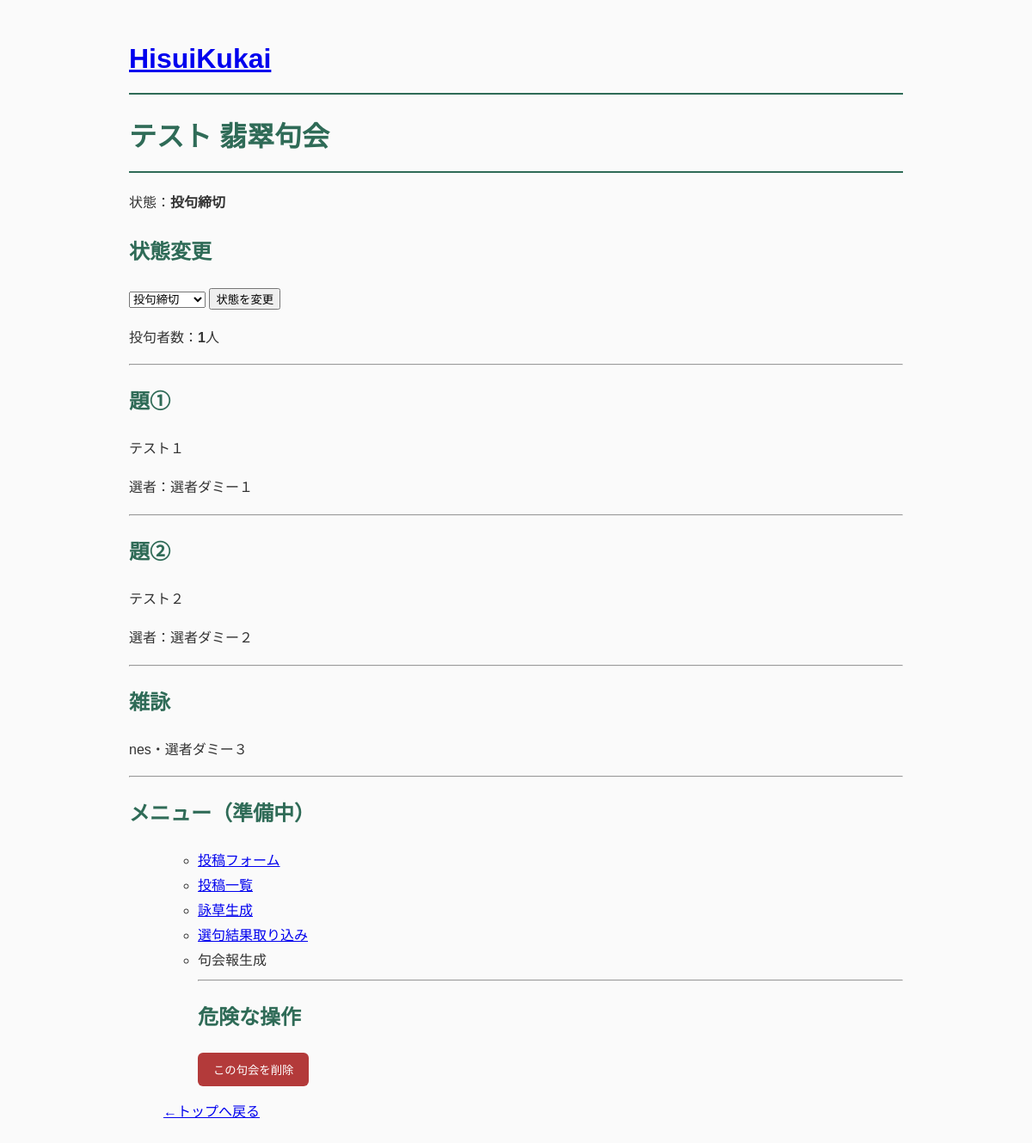
Page /contest/3 on the earlier database version.
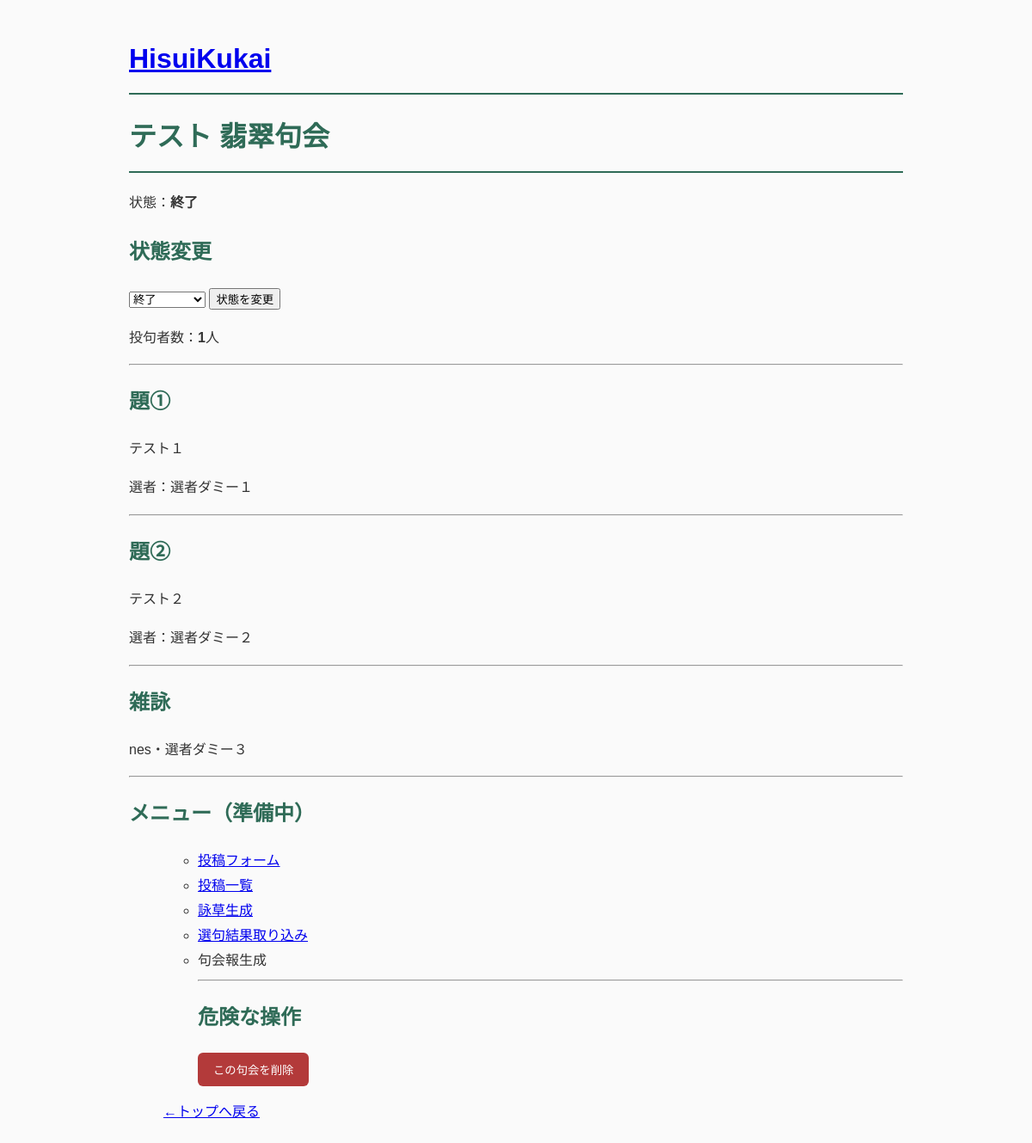
Same page on the later database version.
### tables this page shows
CREATE TABLE contests (
    id INTEGER PRIMARY KEY AUTOINCREMENT,

    contest_no TEXT NOT NULL,

    theme1 TEXT NOT NULL,
    judge1 TEXT NOT NULL,

    theme2 TEXT NOT NULL,
    judge2 TEXT NOT NULL,

    free_judge TEXT NOT NULL,

    status TEXT NOT NULL DEFAULT 'created',

    created_at TIMESTAMP DEFAULT CURRENT_TIMESTAMP
);

### app.py (the view)
@app.route("/contest/<int:contest_id>")
def contest(contest_id):
    contest = get_contest(contest_id)
    status_label = get_status_label(contest["status"])
    participant_count = count_participants(contest_id)
    return render_template(
        "contest.html",
        contest=contest,
        status_label=status_label,
        participant_count=participant_count,
    )

### database.py (called while the page is built)
def get_connection():
    conn = sqlite3.connect(DATABASE)
    conn.row_factory = sqlite3.Row
    return conn

### services/contest_service.py (called while the page is built)
def get_contest(contest_id):
    conn = get_connection()
    contest = conn.execute(
        """
        SELECT *
        FROM contests
        WHERE id = ?
        """,
        (contest_id,),
    ).fetchone()
    conn.close()
    return contest

def get_status_label(status):
    labels = {
        "created": "作成済み",
        "accepting": "投句受付中",
        "closed": "投句締切",
        "selection": "選句受付中",
        "finished": "終了",
    }
    return labels.get(status, status)

### services/submission_service.py (called while the page is built)
def count_participants(contest_id):
    conn = get_connection()
    count = conn.execute(
        """
        SELECT COUNT(*) AS count
        FROM participants
        WHERE contest_id = ?
        """,
        (contest_id,),
    ).fetchone()
    conn.close()
    return count["count"]

### templates/contest.html (shortened to what this page needs)
{% extends "base.html" %}
{% block content %}
<html>
<head>
</head>
<body>
<h1>{{ contest["contest_no"] }} 翡翠句会</h1>
<p>
状態：<strong>{{ status_label }}</strong>
</p>
<h2>状態変更</h2>
<form method="post" action="/contest/{{ contest['id'] }}/status">
<select name="status">
    <option value="closed" {% if contest["status"] == "closed" %}selected{% endif %}>
        投句締切
    </option>
    <option value="finished" {% if contest["status"] == "finished" %}selected{% endif %}>
        終了
    </option>
</select>
    <button type="submit">
        状態を変更
    </button>
</form>
<p>
投句者数：<strong>{{ participant_count }}</strong>人
</p>
<hr>
<h2>題①</h2>
<p>{{ contest["theme1"] }}</p>
<p>選者：{{ contest["judge1"] }}</p>
<hr>
<h2>題②</h2>
<p>{{ contest["theme2"] }}</p>
<p>選者：{{ contest["judge2"] }}</p>
<hr>
<h2>雑詠</h2>
<p>nes・{{ contest["free_judge"] }}</p>
<hr>
<h2>メニュー（準備中）</h2>
<ul>
<ul>
<li>
<a href="/contest/{{ contest['id'] }}/submit">
投稿フォーム
</a>
</li>
<li>
<a href="/contest/{{ contest['id'] }}/submissions">
投稿一覧
</a>
</li>
<li>
<a href="/contest/{{ contest['id'] }}/eiso">
詠草生成
</a>
</li>
<li>
<a href="/contest/{{ contest['id'] }}/selection">
選句結果取り込み
</a>
</li>
<li>句会報生成</li>
<hr>
<h2>危険な操作</h2>
<form method="post"
      action="/contest/{{ contest['id'] }}/delete"
      onsubmit="return confirm('この句会を削除します。投稿・選句データも削除されます。本当によろしいですか？');">
    <button type="submit" class="danger-button">
        この句会を削除
    </button>
</form>
</ul>
<p>
<a href="/">←トップへ戻る</a>
</p>
</body>
</html>
{% endblock %}

### templates/base.html (shortened to what this page needs)
<!DOCTYPE html>
<html lang="ja">
<header>
<h1>
<a href="/">
HisuiKukai
</a>
</h1>
</header>
<head>
    <link rel="stylesheet"
          href="{{ url_for('static', filename='style.css') }}">
</head>
<body>
{% block content %}
{% endblock %}
</body>
</html>

### static/style.css (style rules this page uses)
body { max-width: 900px; margin: 40px auto; padding: 0 30px; font-family: "Noto Sans JP", sans-serif; line-height: 1.8; color: #333; background: #fafafa; }
h1 { color: #2f6b57; border-bottom: 2px solid #2f6b57; padding-bottom: 10px; }
h2 { color: #2f6b57; }
.danger-button { background: #b33a3a; color: white; border: none; padding: 10px 18px; border-radius: 6px; cursor: pointer; }

Differences in the rows shown:
changed contests "テスト": status "投句締切" → "終了"
Other differences:
{{ status_label }}: "投句締切" → "終了"
